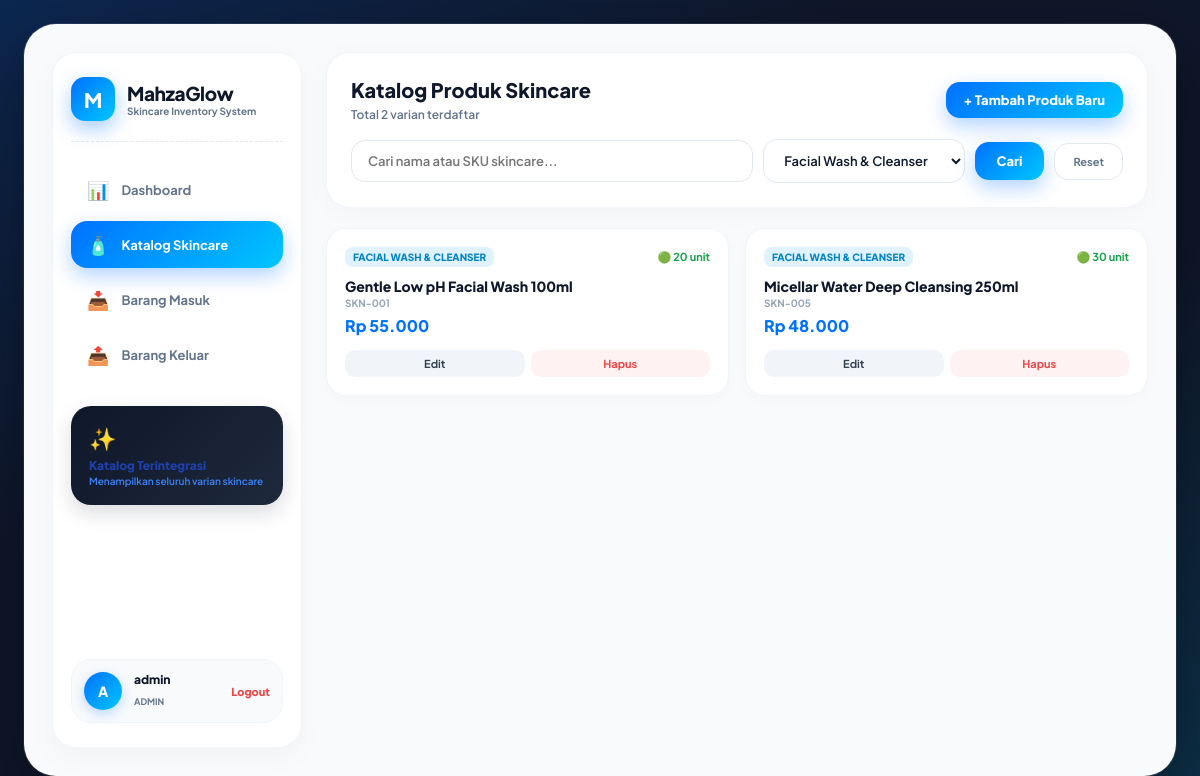
Page /public/index.php?category_id=1 (signed in) on the committed database.
### tables this page shows
CREATE TABLE products (
    id INT AUTO_INCREMENT PRIMARY KEY,
    category_id INT NOT NULL,
    sku VARCHAR(50) NOT NULL UNIQUE,
    name VARCHAR(150) NOT NULL,
    price DECIMAL(12, 2) NOT NULL DEFAULT 0.00,
    stock INT NOT NULL DEFAULT 0,
    minimum_stock INT NOT NULL DEFAULT 5,
    created_at TIMESTAMP DEFAULT CURRENT_TIMESTAMP,
    FOREIGN KEY (category_id) REFERENCES categories(id) ON UPDATE CASCADE ON DELETE RESTRICT
);

CREATE TABLE categories (
    id INT AUTO_INCREMENT PRIMARY KEY,
    name VARCHAR(100) NOT NULL UNIQUE,
    description TEXT,
    created_at TIMESTAMP DEFAULT CURRENT_TIMESTAMP
);

### helpers/escape.php (called while the page is built, shortened)
<?php
if (!function_exists('e')) {
    function e($string) {
        return htmlspecialchars($string ?? '', ENT_QUOTES, 'UTF-8');
    }
}
if (!function_exists('formatRupiah')) {
    function formatRupiah($angka) {
        $val = floatval($angka);
        return 'Rp ' . number_format($val, 0, ',', '.');
    }
}

### helpers/validation.php (called while the page is built, shortened)
<?php
function validateInt($value, int $min = 1): ?int {
    $val = filter_var($value, FILTER_VALIDATE_INT);
    return $val;
}
function sanitizeString(?string $value): string {
    return trim($value ?? '');
}

### public/index.php (the view, shortened to what this page needs)
<?php
require_once __DIR__ . '/../config/db.php';
require_once __DIR__ . '/../helpers/escape.php';
require_once __DIR__ . '/../helpers/validation.php';
$search     = sanitizeString($_GET['search'] ?? '');
$categoryId = validateInt($_GET['category_id'] ?? null);
$whereClauses = [];
$params       = [];
if ($categoryId) {
    $whereClauses[] = 'p.category_id = :cat_id';
    $params['cat_id'] = $categoryId;
}
$whereSql = !empty($whereClauses) ? 'WHERE ' . implode(' AND ', $whereClauses) : '';
$stmtData = $pdo->prepare("SELECT p.*, c.name AS category_name FROM products p JOIN categories c ON c.id = p.category_id $whereSql ORDER BY p.name ASC");
$stmtData->execute($params);
$products = $stmtData->fetchAll();
$categoriesList = $pdo->query('SELECT id, name FROM categories ORDER BY name ASC')->fetchAll();
$totalProduk = count($products);
?>
<!DOCTYPE html>
<html lang="id">
<head>
    <link rel="stylesheet" href="/inventory-app/public/assets/style.css">
</head>
<body>
<div class="app-board">
    <div class="board-grid-sidebar">
        <div class="sidebar-left">
            <div>
                <div class="brand-wrapper">
                    <div class="brand-icon-glow">M</div>
                    <div>
                        <span class="brand-title-text">MahzaGlow</span>
                        <div class="brand-subtitle">Skincare Inventory System</div>
                    </div>
                </div>
                <nav class="side-nav-menu">
                    <a href="dashboard.php" class="nav-pill-side">
                        <span class="nav-icon">📊</span> Dashboard
                    </a>
                    <a href="index.php" class="nav-pill-side active">
                        <span class="nav-icon">🧴</span> Katalog Skincare
                    </a>
                    <a href="stock/in.php" class="nav-pill-side">
                        <span class="nav-icon">📥</span> Barang Masuk
                    </a>
                    <a href="stock/out.php" class="nav-pill-side">
                        <span class="nav-icon">📤</span> Barang Keluar
                    </a>
                </nav>
                <div class="sidebar-promo-card">
                    <span style="font-size: 22px;">✨</span>
                    <h5 style="font-size: 12px; font-weight: 800; color: #1e40af; margin: 6px 0 2px 0;">Katalog Terintegrasi</h5>
                    <p style="font-size: 10px; color: #3b82f6; font-weight: 600;">Menampilkan seluruh varian skincare</p>
                </div>
            </div>
            <div class="user-profile-badge-side">
                <div class="user-avatar-circle"><?= strtoupper(substr($_SESSION['user']['username'], 0, 1)) ?></div>
                <div style="flex:1;">
                    <p style="font-size:12px; font-weight:800; color:#0f172a; margin:0; line-height:1.2;"><?= e($_SESSION['user']['username']) ?></p>
                    <span style="font-size:9px; color:#64748b; font-weight:700; text-transform:uppercase;"><?= e($_SESSION['user']['role']) ?></span>
                </div>
                <a href="logout.php" style="font-size:11px; color:#ef4444; font-weight:800; text-decoration:none;">Logout</a>
            </div>
        </div>
        <div style="grid-column: span 2;">
            <div class="soft-card" style="margin-bottom: 20px;">
                <div style="display:flex; justify-content:space-between; align-items:center; margin-bottom:16px;">
                    <div>
                        <h2 style="font-size:20px; font-weight:800; color:#0f172a; margin:0;">Katalog Produk Skincare</h2>
                        <span style="font-size:12px; color:#64748b; font-weight:600;">Total <?= $totalProduk ?> varian terdaftar</span>
                    </div>
                    <?php if ($_SESSION['user']['role'] === 'admin'): ?>
                        <a href="create.php" class="btn-primary-blue" style="width:auto; padding:10px 18px;">+ Tambah Produk Baru</a>
                    <?php endif; ?>
                </div>
                <form method="GET" action="" style="display:flex; gap:10px; flex-wrap:wrap; align-items:center;">
                    <div style="flex:2; min-width:220px;">
                        <input type="text" name="search" style="margin:0;" placeholder="Cari nama atau SKU skincare..." value="<?= e($search) ?>">
                    </div>
                    <div style="flex:1; min-width:160px;">
                        <select name="category_id" style="margin:0;">
                            <?php foreach ($categoriesList as $cat): ?>
                                <option value="<?= $cat['id'] ?>" <?= $categoryId == $cat['id'] ? 'selected' : '' ?>><?= e($cat['name']) ?></option>
                            <?php endforeach; ?>
                        </select>
                    </div>
                    <button type="submit" class="btn-primary-blue" style="width:auto; padding:11px 22px;">Cari</button>
                    <a href="index.php" class="filter-chip" style="padding:11px 18px; text-decoration:none;">Reset</a>
                </form>
            </div>
            <div class="products-cards-layout">
                <?php if (empty($products)): ?>
                    <div class="soft-card" style="grid-column: span 2; text-align:center; padding:40px 20px;">
                        <p style="color:#64748b; font-size:14px; font-weight:600;">Data produk skincare tidak ditemukan.</p>
                    </div>
                <?php else: ?>
                    <?php foreach ($products as $p): ?>
                        <div class="product-widget-card">
                            <div>
                                <div style="display:flex; justify-content:space-between; align-items:center;">
                                    <span style="background:#e0f2fe; color:#0284c7; font-size:10px; font-weight:800; padding:4px 8px; border-radius:8px; text-transform:uppercase;"><?= e($p['category_name']) ?></span>
                                    <span style="font-size:11px; color:#16a34a; font-weight:700;">🟢 <?= $p['stock'] ?> unit</span>
                                </div>
                                <h4 style="font-size:14px; font-weight:800; color:#0f172a; margin:10px 0 2px 0;"><?= e($p['name']) ?></h4>
                                <span style="font-size:10px; color:#94a3b8; font-weight:700; display:block; margin-bottom:6px;"><?= e($p['sku']) ?></span>
                                <div style="font-size:16px; font-weight:800; color:#0072ff; margin-bottom:14px;"><?= formatRupiah($p['price']) ?></div>
                            </div>
                            <div style="display:flex; gap:6px;">
                                <?php if ($_SESSION['user']['role'] === 'admin'): ?>
                                    <a href="edit.php?id=<?= $p['id'] ?>" style="flex:1; text-align:center; padding:7px; background:#f1f5f9; color:#334155; border-radius:10px; font-size:11px; font-weight:700; text-decoration:none;">Edit</a>
                                    <a href="delete.php?id=<?= $p['id'] ?>" onclick="return confirm('Hapus produk?')" style="flex:1; text-align:center; padding:7px; background:#fef2f2; color:#ef4444; border-radius:10px; font-size:11px; font-weight:700; text-decoration:none;">Hapus</a>
                                <?php else: ?>
                                    <span style="font-size:10px; color:#94a3b8; text-align:center; width:100%;">View Only Mode</span>
                                <?php endif; ?>
                            </div>
                        </div>
                    <?php endforeach; ?>
                <?php endif; ?>
            </div>
        </div>
    </div>
</div>
</body>
</html>

### public/assets/style.css (style rules this page uses)
* { box-sizing: border-box; font-family: 'Plus Jakarta Sans', sans-serif; margin: 0; padding: 0; }
body { background: #0f172a; background-image: radial-gradient(at 0% 0%, rgba(0, 114, 255, 0.18) 0px, transparent 50%), radial-gradient(at 100% 100%, rgba(0, 198, 255, 0.15) 0px, transparent 50%); padding: 24px; color: #0f172a; min-height: 100vh; display: flex; justify-content: center; align-items: flex-start; }
.app-board { width: 100%; max-width: 1360px; background: #f8fafc; border-radius: 32px; padding: 28px; box-shadow: 0 25px 70px rgba(0, 0, 0, 0.4), 0 0 0 1px rgba(255, 255, 255, 0.1); }
input, select, textarea { width: 100%; padding: 12px 16px; border: 1.5px solid #e2e8f0; border-radius: 14px; font-size: 13px; background: #ffffff; color: #0f172a; outline: none; margin-top: 6px; margin-bottom: 14px; transition: all 0.25s ease; font-weight: 600; }
button, .btn-primary-blue { width: 100%; padding: 13px; background: linear-gradient(135deg, #0072ff 0%, #00c6ff 100%); border: none; border-radius: 14px; color: #ffffff; font-weight: 800; font-size: 13px; cursor: pointer; box-shadow: 0 8px 20px rgba(0, 114, 255, 0.3); text-decoration: none; display: inline-block; text-align: center; transition: all 0.25s ease; }
.board-grid-sidebar { display: grid; grid-template-columns: 250px 1fr 300px; gap: 24px; }
.sidebar-left { background: #ffffff; border-radius: 24px; padding: 24px 18px; border: 1px solid #f1f5f9; box-shadow: 0 10px 30px rgba(0, 0, 0, 0.03); display: flex; flex-direction: column; justify-content: space-between; min-height: calc(100vh - 104px); }
.brand-wrapper { display: flex; align-items: center; gap: 12px; padding-bottom: 20px; border-bottom: 1px dashed #e2e8f0; margin-bottom: 24px; }
.brand-icon-glow { width: 44px; height: 44px; background: linear-gradient(135deg, #0072ff 0%, #00c6ff 100%); border-radius: 14px; box-shadow: 0 8px 20px rgba(0, 114, 255, 0.35); display: flex; align-items: center; justify-content: center; color: white; font-weight: 800; font-size: 20px; }
.brand-title-text { font-size: 19px; font-weight: 800; color: #0f172a; letter-spacing: -0.4px; }
.brand-subtitle { font-size: 10px; color: #64748b; font-weight: 700; }
.side-nav-menu { display: flex; flex-direction: column; gap: 8px; }
.nav-pill-side { padding: 12px 16px; border-radius: 16px; font-size: 13px; font-weight: 700; color: #64748b; text-decoration: none; display: flex; align-items: center; gap: 12px; transition: all 0.25s ease; }
.nav-pill-side .nav-icon { font-size: 18px; }
.nav-pill-side.active { background: linear-gradient(135deg, #0072ff 0%, #00c6ff 100%); color: #ffffff; box-shadow: 0 8px 20px rgba(0, 114, 255, 0.3); }
.sidebar-promo-card { background: linear-gradient(135deg, #0f172a 0%, #1e293b 100%); border-radius: 20px; padding: 18px; margin-top: 28px; color: white; box-shadow: 0 8px 20px rgba(15, 23, 42, 0.15); }
.user-profile-badge-side { display: flex; align-items: center; gap: 12px; background: #f8fafc; padding: 12px; border-radius: 20px; border: 1px solid #f1f5f9; }
.user-avatar-circle { width: 38px; height: 38px; background: linear-gradient(135deg, #0072ff 0%, #00c6ff 100%); color: white; border-radius: 50%; display: flex; align-items: center; justify-content: center; font-weight: 800; font-size: 14px; box-shadow: 0 4px 12px rgba(0, 114, 255, 0.25); }
.soft-card { background: #ffffff; border-radius: 24px; padding: 24px; box-shadow: 0 4px 25px rgba(0, 0, 0, 0.03); border: 1px solid #f1f5f9; }
.products-cards-layout { display: grid; grid-template-columns: repeat(2, 1fr); gap: 16px; }
.product-widget-card { background: #ffffff; border-radius: 20px; padding: 18px; box-shadow: 0 4px 16px rgba(0, 0, 0, 0.02); border: 1px solid #f1f5f9; display: flex; flex-direction: column; justify-content: space-between; transition: all 0.25s ease; }
.filter-chip { padding: 8px 16px; border-radius: 14px; font-size: 11px; font-weight: 700; background: #ffffff; color: #64748b; text-decoration: none; border: 1px solid #e2e8f0; transition: all 0.2s ease; }

### rows in the picture
products: category.name "FACIAL WASH & CLEANSER", stock "20", name "Gentle Low pH Facial Wash 100ml", sku "SKN-001", price "Rp 55.000"
products: category.name "FACIAL WASH & CLEANSER", stock "30", name "Micellar Water Deep Cleansing 250ml", sku "SKN-005", price "Rp 48.000"

### other values in the picture
substr($_SESSION['user']['username'], 0, 1) "A"
$_SESSION['user']['username'] "admin"
$_SESSION['user']['role'] "ADMIN"
$totalProduk "2"
form field category_id "Facial Wash & Cleanser"
